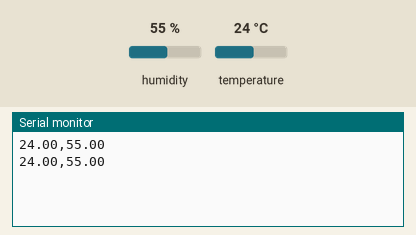
Bench run of a sketch on a simulated Arduino Uno, built with avr-gcc and run on an emulated ATmega328P. On the bench: the last lines printed to the serial monitor. Inputs (shaded band) come from the test bench; at power-on: humidity 55 %, temperature 24 °C.

Above: at 2.8 s.
2.9 s: humidity set to 22 %
At 5.2 s:
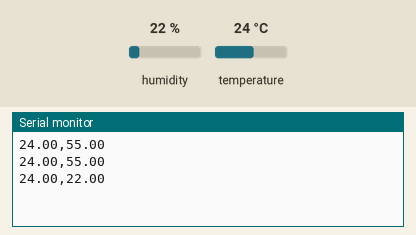
5.6 s: temperature set to 12 °C
At 6.5 s:
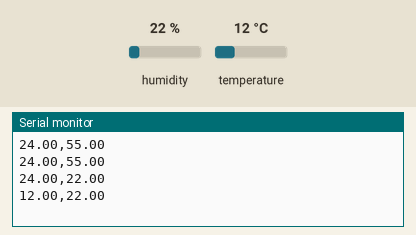
8.3 s: humidity set to 40 %
At 11.3 s:
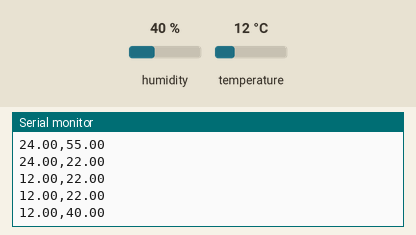
Timing chart, 0 to 12.8 s (numbered marks = the images above; inputs shaded):
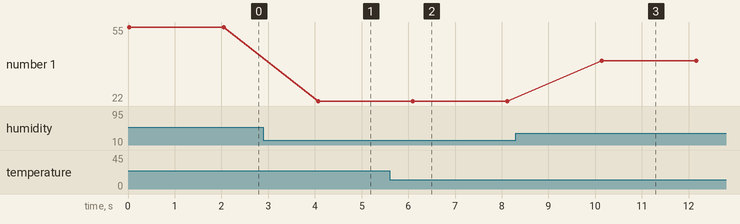

Measured:
- after the input at 2.9 s, the serial monitor: prints a new line after 1.2 s (image 1)
- after the input at 5.6 s, the serial monitor: prints a new line after 0.50 s (image 2)
- after the input at 8.3 s, the serial monitor: prints a new line after 1.8 s (image 3)
- plotted number 1: 55 → 22 after the input at 2.9 s, 22 → 40 after the input at 8.3 s

The sketch:

dht11dataReadFormatfinal.ino
```cpp
#include <DHT.h>

#define DHTPIN 2
#define DHTTYPE DHT11

DHT dht(DHTPIN, DHTTYPE);

void setup() {
  Serial.begin(9600);
  dht.begin();
}

void loop() {
  float humidity = dht.readHumidity();
  float temperature = dht.readTemperature();

  if (isnan(humidity) || isnan(temperature)) {
    return;
  }

  Serial.print(temperature);
  Serial.print(",");
  Serial.println(humidity);

  delay(2000);
}
```
